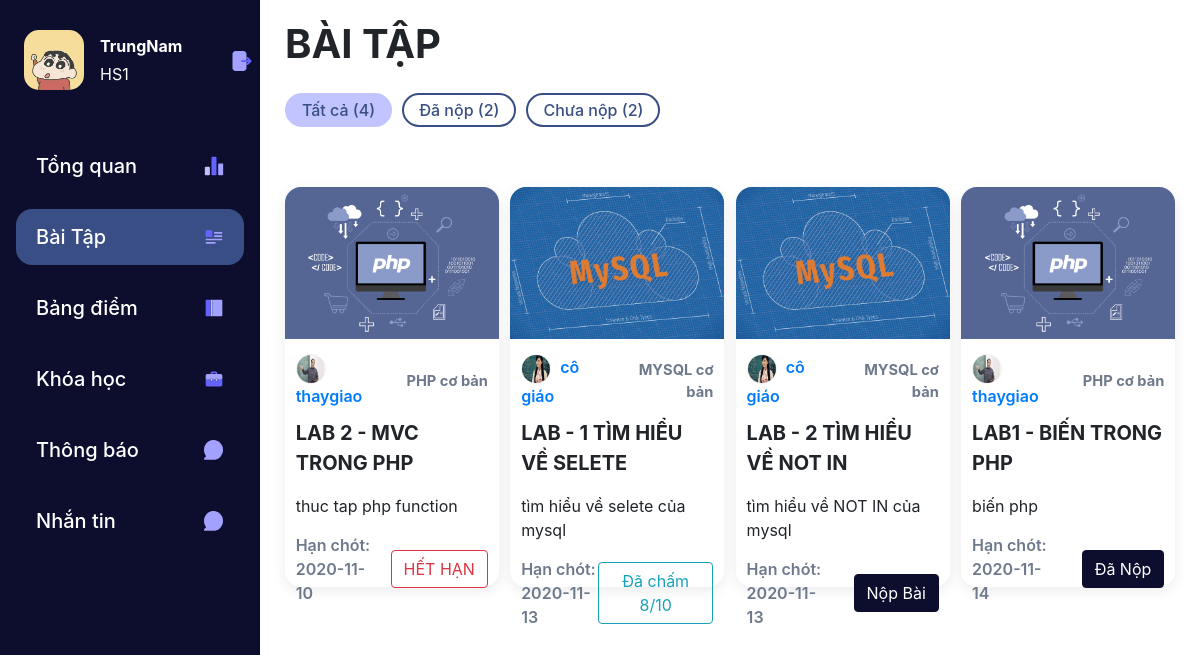
The app's page /sinhvien/index.php?act=baitap&sx=all (signed in) with its own data.
### tables this page shows
CREATE TABLE `taikhoan` (
  `id` int(11) NOT NULL,
  `hoten` varchar(255) NOT NULL COMMENT 'họ tên học sinh , giáo viên',
  `hinh` text NOT NULL,
  `ngaysinh` date NOT NULL,
  `email` text NOT NULL,
  `chucvu` tinyint(1) NOT NULL COMMENT '+ 0 : sinh viên \r\n+ 1 : giáo viên\r\n+ 2 :super us',
  `tendn` varchar(100) NOT NULL,
  `pass` text NOT NULL COMMENT 'pass sẽ được mã hóa ',
  `diachi` text NOT NULL,
  `sex` tinyint(1) NOT NULL COMMENT '+ 0 : nữ\r\n+1 : nam'
);

CREATE TABLE `baitap` (
  `idbaitap` int(11) NOT NULL,
  `tenbaitap` varchar(255) NOT NULL,
  `hinh` text NOT NULL,
  `motabt` text NOT NULL,
  `idlop` int(11) NOT NULL,
  `ngaygiao` date NOT NULL,
  `ngayhethan` date NOT NULL
);

CREATE TABLE `gvlop` (
  `idgv` int(11) NOT NULL,
  `idlop` text NOT NULL COMMENT 'một giáo viên có thể phụ trách nhiều lớp'
);

CREATE TABLE `khoahoc` (
  `id` int(11) NOT NULL,
  `tenkhoa` varchar(255) NOT NULL,
  `hinh` text NOT NULL,
  `mota` text NOT NULL,
  `chude` int(11) NOT NULL
);

CREATE TABLE `upfile` (
  `idfile` int(11) NOT NULL,
  `file` text NOT NULL,
  `idbaitap` int(11) NOT NULL,
  `idsv` int(11) NOT NULL,
  `ngaynop` date NOT NULL COMMENT 'ngày giờ nộp',
  `diem` tinyint(1) DEFAULT NULL
);

### sinhvien/index.php (called while the page is built)
<?php
    require_once "../sinhvien/controllers/index.php";
?>

### system/share.php (called while the page is built, shortened)
<?php
function showfile($text){
    return $GLOBALS['duongdan'].$text;
}
?>

### system/conn.php (called while the page is built, shortened)
<?php
function ketnoidb()
{
    $servername = "localhost";
    $username = "root";
    $password = "";
    try {
        $conn = new PDO("mysql:host=$servername;dbname=duan1", $username, $password);
        $conn->setAttribute(PDO::ATTR_ERRMODE, PDO::ERRMODE_EXCEPTION);
        return $conn;
    } catch (PDOException $e) {
    }
}
function laydulieu($sql)   {
    $conn = ketnoidb();
    $result = $conn->query($sql);
    $row = $result->fetchAll(PDO::FETCH_ASSOC);
    return $row;
    }
function laymot($sql) {
        $conn = ketnoidb();
        $result = $conn->query($sql);
        $row = $result->fetch(PDO::FETCH_ASSOC);
        return $row;
    }
?>

### sinhvien/models/index.php (called while the page is built, shortened)
<?php
function checknopbai($idbt){
    return laymot("SELECT * FROM `upfile` WHERE idsv = $_SESSION[iddn] and idbaitap = $idbt");
}
function thongtinsv($id){
    return laydulieu("SELECT *,baitap.hinh AS 'hinhbt' FROM taikhoan INNER JOIN sv_lop ON sv_lop.idsv=taikhoan.id INNER JOIN lop ON lop.id=sv_lop.idlop INNER JOIN khoahoc ON khoahoc.id=lop.idkhoa INNER JOIN chude ON chude.id=khoahoc.chude INNER JOIN baitap ON lop.id=baitap.idlop  WHERE taikhoan.id= $id   ORDER BY ngayhethan ");
}
function thongtinsvtomtat($id)
{
    return laymot("SELECT * FROM taikhoan WHERE taikhoan.id= $id ");
}
?>

### sinhvien/views/baitap.php (the view, shortened to what this page needs)
<div class="header-box">
    <div class="tieude h1">BÀI TẬP</div>
    <div class="option-box">
        <a href="index.php?act=baitap&sx=all" class="<?=$all?>">Tất cả (<?=count($checkbaitap)?>)</a>
        <a href="index.php?act=baitap&sx=done" class="<?=$danop?>">Đã nộp (<?=$btdanop?>)</a>
        <a href="index.php?act=baitap&sx=not" class="<?=$nonop?>">Chưa nộp (<?=$btchuanop?>)</a>
    </div>
</div>
<div class="d-row">
    <?php
        foreach ($allbaitap as $allbt) {
                $tenbt = $allbt['tenbaitap'];
                $hinh = $allbt['hinh'];
                $idbt = $allbt['idbaitap'];
                $mota = $allbt['motabt'] ;
                $mota = strip_tags($mota);
                $ngayhethan = $allbt['ngayhethan'] ;
                $idlop = $allbt['idlop'];
                $idgv = thongtingv($idlop)['idgv'];
                $hinhgv = thongtinsvtomtat($idgv)['hinh'];
                $tengv = thongtinsvtomtat($idgv)['hoten'];
                $hinhgv = "../uploads/".$hinhgv;
    ?>
    <div class="d-div3">
        <div class="d-div3-img">
            <img src="<?=showfile($hinh)?>" alt="" onerror="erroimg(this)">
        </div>
        <br>
        <div class="d-info">
            <div class="d-row100">
                <div class="d-info1">
                    <img src="<?=$hinhgv?>" alt="">
                    <a href=""><?=$tengv?></a>
                </div>
                <div class="d-info2">
                    <?=$allbt['tenkhoa']?>
                </div>
            </div>
        </div>
        <div class="d-info">
            <div class="d-row1">
                <p><?=$tenbt?></p>
                <span><?=$mota?></span>
            </div>
        </div>
        <div class="d-info">
            <div class="d-row100 box-bot">
                <div class="d-info1 d-hc">
                    <a>Hạn chót: <?=$ngayhethan?> </a>
                </div>
                <div class="d-info2 d-nb w-75">
                <?php
                $filenop = checknopbai($idbt);
                if (strtotime(date("Y-m-d")) > strtotime($ngayhethan)) {?>
                 <a href="index.php?act=nopbaitap&idbt=<?= $idbt ?>" class="btn btn-outline-danger">HẾT HẠN</a>
                <?php }else{if(is_array($filenop)){
                        if($filenop['diem'] != ''){ ?>
                        <a href="index.php?act=nopbaitap&idbt=<?= $idbt ?>" class="btn btn-outline-info">Đã chấm <?= $filenop['diem'] ?>/10</a>
                    <?php }else{?>
                        <a href="index.php?act=nopbaitap&idbt=<?= $idbt ?>" class="btn btn-primary">Đã Nộp </a>
                    <?php }}else{?>
                        <a href="index.php?act=nopbaitap&idbt=<?= $idbt ?>" class="btn btn-primary">Nộp Bài </a>
                    <?php }}?>
                </div>
            </div>
        </div>
    </div>
    <?php
 }?>
</div>

### sinhvien/controllers/index.php (shortened to what this page needs)
<?php
require_once "../sinhvien/models/index.php";
require_once "../system/share.php";
require_once "../system/conn.php";
if (isset($_SESSION['iddn'])) {
if(isset($_SESSION['iddn']) && $_SESSION['role'] == 0){
if(isset($_GET['act'])){
   $act = $_GET['act'];
}else{
   $act = "home";
}
$achome="";$acbt="";$acdkkh="";$actb="";$acbd="";$chat="";
switch ($act) {
   case 'baitap':
      $danop="";
      $nonop="";
      if (isset($_GET['sx'])) {
         $sx=$_GET['sx'];
      } else {
         $sx="all";
      }
      $checkbaitap = thongtinsv($_SESSION['iddn']);
      switch ($sx) {
         case 'all':
            $all="active";
            $allbaitap = thongtinsv($_SESSION['iddn']);
            break;
      }
      $btdanop = 0;
      $btchuanop = 0;
      foreach ($checkbaitap as $allbt) {
         $checkbt = checknopbai($allbt['idbaitap']);
         if(is_array($checkbt) > 0 ) $btdanop +=1 ;
         if(is_array($checkbt) == 0)   $btchuanop +=1;
      }
      $acbt = "active";
      require_once "../sinhvien/views/layout.php";
   break;
}
}}else{
      header('Location: ../index.php');
}
?>

### sinhvien/views/layout.php (shortened to what this page needs)
<!DOCTYPE html>
<html lang="en">
<head>
    <link rel="stylesheet" href="views/css/style.css">
    <link rel="stylesheet" href="../system/css/stylelayout.css">
    <link rel="stylesheet" href="https://cdn.jsdelivr.net/npm/bootstrap@4.5.3/dist/css/bootstrap.min.css"
>
    <link rel="stylesheet" href="https://cdnjs.cloudflare.com/ajax/libs/font-awesome/4.7.0/css/font-awesome.min.css">
    <link rel="stylesheet" href="https://unpkg.com/swiper/swiper-bundle.css">
    <link rel="stylesheet" href="https://unpkg.com/swiper/swiper-bundle.min.css">
</head>
<body>
    <div class="container-fluid h-100 p-0">
        <div class="sidebar">
            <div class="account text-light ml-4 mb-5">
                <a href="index.php?act=thongtincn">
                    <img class="avatar mr-3" src="<?= showfile($_SESSION['hinhdn']) ?>" onerror="erroimg(this)">
                    <div class="info">
                        <strong>
                            <p class="mb-1"><?=$_SESSION['tdn']?></p>
                        </strong>
                        <span class="idsv">HS<?= $_SESSION['iddn'] ?></span>
                    </div>
                </a>
                <a href="index.php?act=dangxuat" data-toggle="tooltip"  data-placement="bottom" title="Đăng xuất">
                    <div class="ml-5 logout">
                    </div>
                </a>
            </div>
            <div class="menu m-3">
                <ul>
                    <a href="index.php?act=home">
                        <li class="<?= $achome ?>">Tổng quan<img src="../system/img/tongquan.svg" alt=""></i></li>
                    </a>
                    <a href="index.php?act=baitap&sx=all">
                        <li class="<?= $acbt ?>">Bài Tập<img src="../system/img/baitap.svg" alt=""></li>
                    </a>
                    <a href="index.php?act=bangdiem">
                        <li class="<?= $acbd ?>">Bảng điểm<img src="../system/img/bangdiem.svg" alt=""></li>
                    </a>
                    <a href="index.php?act=dkkh">
                        <li class="<?= $acdkkh ?>">Khóa học<img src="../system/img/monhoc.svg" alt=""></li>
                    </a>
                    <a href="index.php?act=thongbao">
                        <li class="<?= $actb ?>">Thông báo<img src="../system/img/thongbao.svg" alt=""></li>
                    </a>
                    <a href="index.php?act=chat">
                        <li class="<?= $chat ?>">Nhắn tin<img src="../system/img/thongbao.svg" alt=""></li>
                    </a>
                </ul>
            </div>
        </div>
        <div class="box-right">
            <div class="noidung">
                <?php require_once $view?>
            </div>
        </div>
    </div>
</body>
</html>

### sinhvien/views/css/style.css (style rules this page uses)
* { margin: 0; padding: 0; }
body { height: 100vh; }
.sidebar { width: 260px; height: 100%; float: left; background-color: #0D0E2E; position: fixed; left: 0; top: 0; padding-top: 30px; }
.sidebar .account { display: flex; align-items: center; cursor: pointer; }
.sidebar .avatar { border-radius: 15px; height: 60px; width: 60px; }
.menu ul, .option-box ul { padding-left: 0; list-style: none; }
.menu ul li { padding: 13px 20px; border-radius: 16px; margin: 15px 0; cursor: pointer; transition: .4s; display: flex; justify-content: space-between; }
.menu ul li:hover, .menu ul li.active { background-color: #384E85; }
.menu ul a { color: #fff; font-weight: 500; font-size: 20px; }
.box-right { width: calc(100% - 260px); float: left; margin-left: 260px; padding: 20px 25px; }
.tieude { font-weight: bold !important; margin-bottom: 25px !important; }
.box-right .option-box { display: flex; flex-direction: row; margin-bottom: 25px; }
.box-right .option-box a { border: 2px solid #384E85; padding: 3px 15px; border-radius: 20px; margin-right: 10px; color: #384E85; font-weight: 500; transition: .2s; }
.box-right .option-box a.active, .box-right .option-box a:hover { background-color: #C1C4FF; border: 2px solid #C1C4FF; text-decoration: none; }
.d-row { width: 100%; float: left; margin-top: 35px; display: flex; flex-wrap: wrap; justify-content: space-between; align-items: center; }
.d-div3 { width: 24%; float: left; margin-bottom: 30px; background: #FFFFFF; box-shadow: 0px 4px 14px rgba(0, 0, 0, 0.08); border-radius: 16px; height: 400px; }
.d-div3:nth-child(3n) { margin-right: 0% !important; }
.d-div3-img { width: 100%; height: 38%; float: left; background-color: #BCD1FF; text-align: center; border-radius: 16px 16px 0px 0px; overflow: hidden; }
.d-div3-img img { width: 100%; height: 100%; object-fit: cover; }
.d-info { margin-top: 15px !important; width: 90%; margin: 0 auto; }
.d-info1 { width: 50%; float: left; font-size: 12pt; }
.d-row100 { margin-top: 15px; width: 100%; float: left; display: flex; align-items: center; font-size: 11px; font-weight: 600; font-family: -apple-system, BlinkMacSystemFont, 'Segoe UI', Roboto, Oxygen, Ubuntu, Cantarell, 'Open Sans', 'Helvetica Neue', sans-serif; }
.d-info1>img { border: 1px solid #efefef; width: 30px; height: 30px; margin-right: 5px; border-radius: 50%; }
.d-info2 { width: 60%; float: right; text-align: right; color: #6E798C; font-size: 11pt; font-weight: 700; }
.d-row1 { width: 100%; float: left; }
.d-row1>p { margin-top: 10px; font-weight: 700; font-size: 20px; }
.d-hc a { color: #6E798C !important; }
.btn-primary { background-color: #0D0E2E !important; border-color: #0D0E2E !important; }

### records on screen
taikhoan: baitap.hinh (picture), shows a picture, baitap.idlop "thaygiao", baitap.tenbaitap "LAB 2 - MVC TRONG PHP", baitap.motabt "thuc tap php function", baitap.ngayhethan "2020-11-10", baitap.idlop "cô giáo", baitap.tenbaitap "LAB - 1 TÌM HIỂU VỀ SELETE", baitap.motabt "tìm hiểu về selete của mysql", baitap.ngayhethan "2020-11-13", upfile.diem "8", baitap.tenbaitap "LAB - 2 TÌM HIỂU VỀ NOT IN", baitap.motabt "tìm hiểu về NOT IN của mysql", baitap.tenbaitap "LAB1 - BIẾN TRONG PHP", baitap.motabt "biến php", baitap.ngayhethan "2020-11-14"
khoahoc: tenkhoa "PHP cơ bản"
khoahoc: tenkhoa "MYSQL cơ bản"

### other values on screen
$_SESSION['tdn'] "TrungNam"
$_SESSION['iddn'] "1"
count($checkbaitap) "4"
$btdanop "2"
$btchuanop "2"
